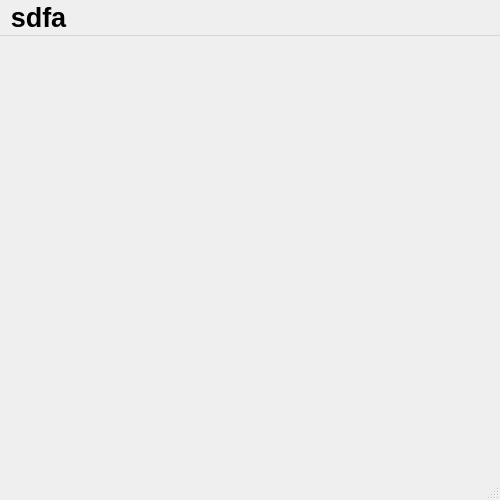
<?xml version="1.0" encoding="UTF-8"?>
<ui version="4.0">
 <class>Game15</class>
 <widget class="QMainWindow" name="Game15">
  <property name="geometry">
   <rect>
    <x>0</x>
    <y>0</y>
    <width>500</width>
    <height>500</height>
   </rect>
  </property>
  <property name="font">
   <font>
    <pointsize>20</pointsize>
    <bold>true</bold>
   </font>
  </property>
  <property name="windowTitle">
   <string>Game15</string>
  </property>
  <widget class="QWidget" name="centralwidget"/>
  <widget class="QMenuBar" name="menubar">
   <property name="geometry">
    <rect>
     <x>0</x>
     <y>0</y>
     <width>500</width>
     <height>36</height>
    </rect>
   </property>
   <widget class="QMenu" name="menusdfa">
    <property name="title">
     <string>sdfa</string>
    </property>
   </widget>
   <addaction name="menusdfa"/>
  </widget>
  <widget class="QStatusBar" name="statusbar"/>
 </widget>
 <resources/>
 <connections/>
</ui>
